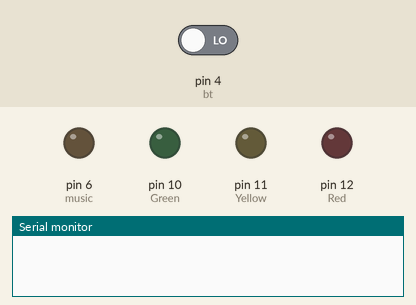
Recording of a sketch running on a simulated Arduino Uno, built with avr-gcc and run on an emulated ATmega328P. Parts: output pins drawn as LEDs (lit = HIGH), the last lines printed to the serial monitor. The inputs (shaded band) are chosen by the test bench; at power-on: pin 4 (bt) LOW. Random numbers use the default seed unless the sketch sets one.

Above: at 1.2 s.
1.3 s: pin 4 (bt) driven HIGH
At 1.9 s:
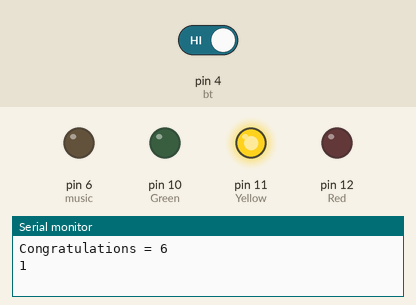
5.9 s: pin 4 (bt) driven LOW
Timing chart, 0 to 8.9 s (numbered marks = the images above; inputs shaded):
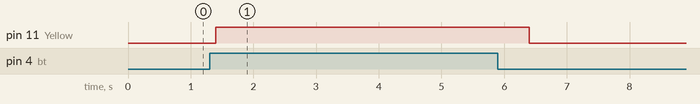

Measured:
- after the input at 1.3 s, pin 11 (Yellow): LOW → HIGH after 0.10 s

The sketch:

Random.ino
```cpp
int Red = 12; // LED Ramp
int Yellow = 11; // LED Ramp
int Green = 10; // LED Ramp
int bt = 4; // 버튼
int Congratulations = random (2, 11); // 몇번째 당첨
long randNumber;
int count = 0;
int state = 0;
const int music = 6;
int ddo = 262; int re = 294; int mi = 330; int pa = 350; int sol = 392; int ra = 440; int si = 494; int Do = 523; int sharp = 554;
int RE = 587; int MI = 659; int sim = 0;
int melody[] = {sol, ra, si, Do, sol, sim, Do, si, Do, RE, ra, sim, ra, si, Do, MI, RE, RE, Do, Do, si, ra, si, sol, sim, sim, sol,
                ra, si, Do, sol, sim, MI, RE, Do, RE, ra, sim, ra, si, Do, MI, RE, RE, Do, Do, si, ra, si, Do
               };
double beat[] = {1, 1, 1, 2, 2, 1, 1, 1, 1, 2.0, 2, 1, 1, 1, 1.5, 1.5, 1, 2, 1, 1, 1, 1, 1, 2.5, 1, 1, 1, 1, 1, 2, 2, 1, 1, 1, 1.5, 2, 2, 1, 1, 1, 1, 1, 1, 1, 1, 1, 1.5, 1, 1, 3};
int melodyNum = 50;
void setup() {
  // put your setup code here, to run once:
  pinMode(Red, OUTPUT);
  pinMode(Yellow, OUTPUT);
  pinMode(Green, OUTPUT);
  pinMode(bt, INPUT);
  randomSeed(analogRead(0));
  pinMode(music, OUTPUT);
  Serial.begin(9600);
}

void loop() {
  // put your main code here, to run repeatedly:
  const int btState = digitalRead(bt);
  //int Random = random(0, 3);//LED 랜덤값
  randNumber = random(3);
  if (btState == HIGH)//눌렀을때
  {
    Serial.print("Congratulations = ");
    Serial.println(Congratulations);
    if (state == 0)
    {
      delay(100);
      state = 1;
    }
    Serial.println(randNumber);
    //=====================================================
    if (randNumber == 0)
    {
      digitalWrite(Red, HIGH);
      delay(5000);
      digitalWrite(Red, LOW);
    }
    else if (randNumber == 1)
    {
      digitalWrite(Yellow, HIGH);
      delay(5000);
      digitalWrite(Yellow, LOW);
    }
    else if (randNumber == 2)
    {
      digitalWrite(Green, HIGH);
      delay(5000);
      digitalWrite(Green, LOW);
    }
  }
  //=================================================== (랜덤 LED 불빛 코드)
  if (btState == LOW)//땟을때

  {
    if (state == 1)
    {
      delay(10);
      count += 1;
      state = 0;
      Serial.print("count = ");
      Serial.println(count);

    }
    if (count == Congratulations)
      {
         resetFunc();
      }
  }

}
void resetFunc() //당첨 코드
{
 // for (int i = 0; i < melodyNum; i++)
 // {
   // tone(music, melody[i]);
    //delay(300 * beat[i]);
    //noTone(music);
  //}
  analogWrite(music,700);
  delay(500);
  analogWrite(music,0);
  delay(500);
  Congratulations = random (2, 11);
  count=0;
  Serial.print("set Random =");
  Serial.println(Congratulations);
}
```
